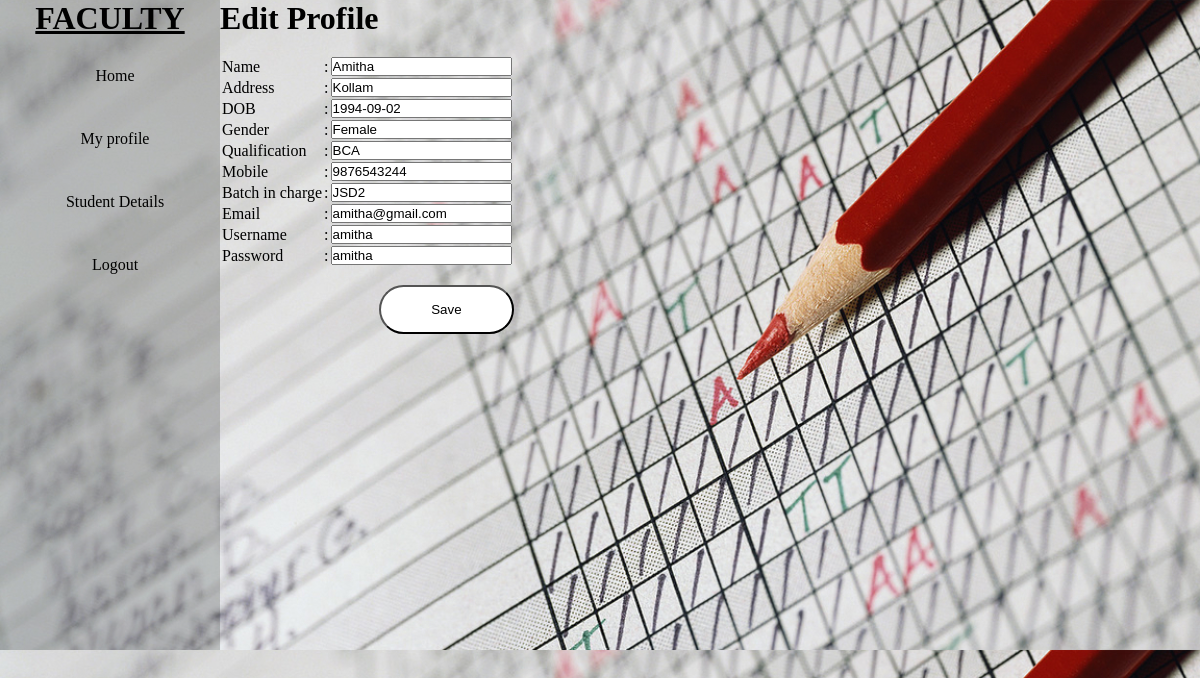
Screenshot of /fac_editprofile.php (signed in) with the database file from the repository.
### tables this page shows
CREATE TABLE `faculty` (
  `Fid` int(11) NOT NULL,
  `Name` varchar(20) NOT NULL,
  `Address` varchar(40) NOT NULL,
  `Dob` date NOT NULL,
  `Gender` varchar(20) NOT NULL,
  `Qaulification` varchar(20) NOT NULL,
  `Mobileno` bigint(20) NOT NULL,
  `BatchInCharge` varchar(20) DEFAULT NULL,
  `Email` varchar(20) NOT NULL,
  `Username` varchar(20) NOT NULL,
  `Password` varchar(20) NOT NULL
);

### fac_editprofile.php (the view, shortened to what this page needs)
<!DOCTYPE html>
<html>
	<head>
		<link rel="stylesheet" href="css/style.css">
	</head>
	<body class="bi">
		<div class="display">
		<div class="navbar">
			<h1><u>FACULTY</u></h1>
			<ul>
				<li> <a href="facultyhome.php">Home</a> </li>
				<li> <a href="fac_profile.php">My profile</a> </li>
				<li> <a href="">Student Details</a>
				</li>
				<li><a href="login.php">Logout</a></li>
			</ul>
        </div>
		<div>
			<form action="signup1.php" method=POST>
			<?php
						require_once 'connection.php';
						$var=$_SESSION['Fid'];
						$sql="select * from faculty where Fid=$var";
						$result=mysqli_query($conn,$sql);
						while($row=mysqli_fetch_assoc($result))
						{
					?>
                <h1>Edit Profile</h1><br>
<table>
    <tr>
        <td>Name</td><td>:</td><td><input type="text" value=<?php echo $row['Name'];?> name="name"></td>
    </tr>
    <tr>
        <td>Address</td><td>:</td><td><input type="text" value=<?php echo $row['Address'];?> name="address"></td>
    </tr>
	<tr>
        <td>DOB</td><td>:</td><td><input type="text" value=<?php echo $row['Dob'];?> name="dob"></td>
    </tr>
    <tr>
        <td>Gender</td><td>:</td><td><input type="text" value=<?php echo $row['Gender'];?> name="gender"></td>
    </tr>
    <tr>
        <td>Qualification</td><td>:</td><td><input type="text" value=<?php echo $row['Qaulification'];?> name="qualification"></td>
    </tr>
    <tr>
        <td>Mobile</td><td>:</td><td><input type="text" value=<?php echo $row['Mobileno'];?> name="mobile"></td>
    </tr>
    <tr>
        <td>Batch in charge</td><td>:</td><td><input type="text" value=<?php echo $row['BatchInCharge'];?> name="batchincharge"></td>
    </tr>
    <tr>
        <td>Email</td><td>:</td><td><input type="text" value=<?php echo $row['Email'];?> name="email"></td>
    </tr>
	 <tr>
        <td>Username</td><td>:</td><td><input type="text" value=<?php echo $row['Username'];?> name="username"></td>
    </tr
    <tr>
        <td>Password</td><td>:</td><td><input type="text" value=<?php echo $row['Password'];?> name="password"></td>
</table>
           <?php
								}
							?>
<br>
<input type="submit" value="Save" name="editfac" class="button">
</form>
        </div>
	</div>
	</body>
</html>

### css/style.css (style rules this page uses)
* { margin:0px; padding:0px; box-sizing:border-box; }
.bi { background-image:url("../img/3.jpg"); background-size:cover; }
.navbar { text-align:center; background-color:rgba(38, 39, 35, 0.233); width:220px; height:650px; }
.navbar ul { list-style:none; display:block; }
.navbar ul li { text-align:center; width:200px; padding:15px; margin:15px; border-radius: 10px; }
.navbar ul li a { text-decoration:none; color:black; }
.button { float:right; padding:15px 50px; background-color:white; border-radius:30px; }
.display { display: inline-flex; }

### rows the page displays
faculty: name "Amitha", address "Kollam", dob "1994-09-02", gender "Female", qualification "BCA", mobile "9876543244", batchincharge "JSD2", email "amitha@gmail.com", username "amitha", password "amitha"
